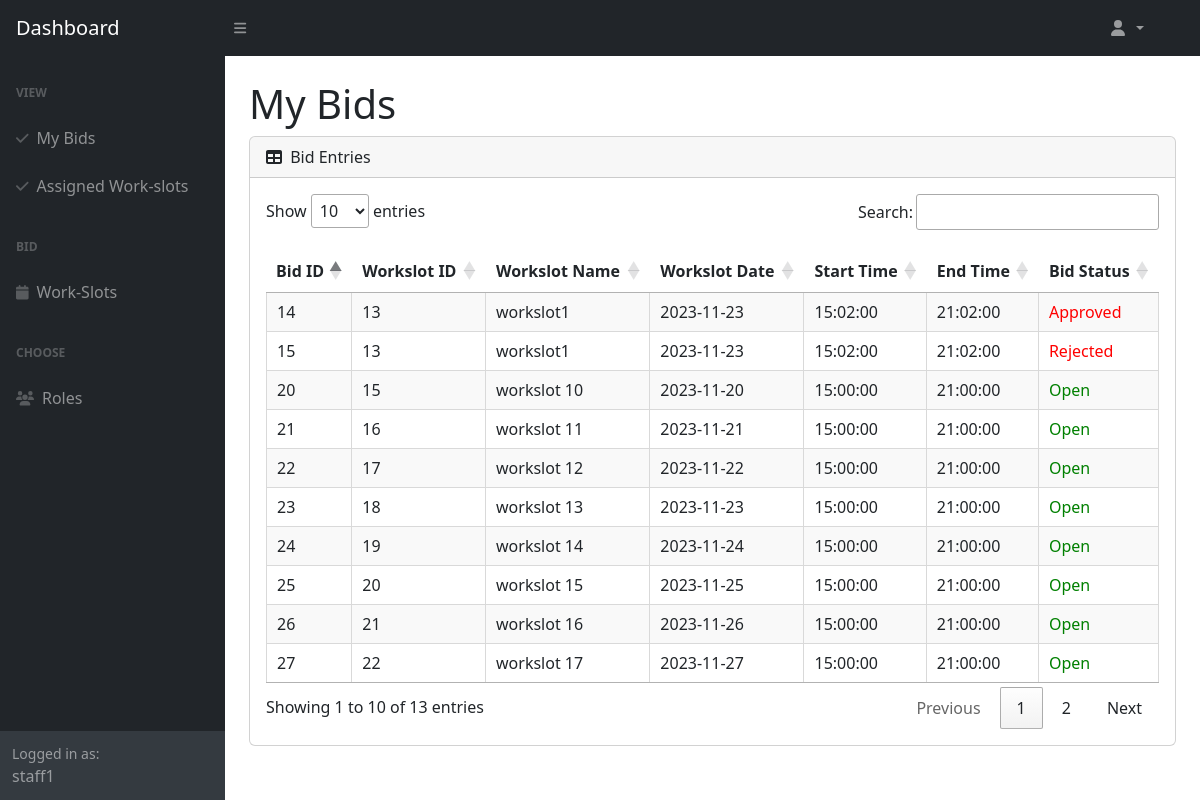
/src/Boundary/CafeStaffViewBidPage.php (signed in), run on an earlier commit of the app's database.
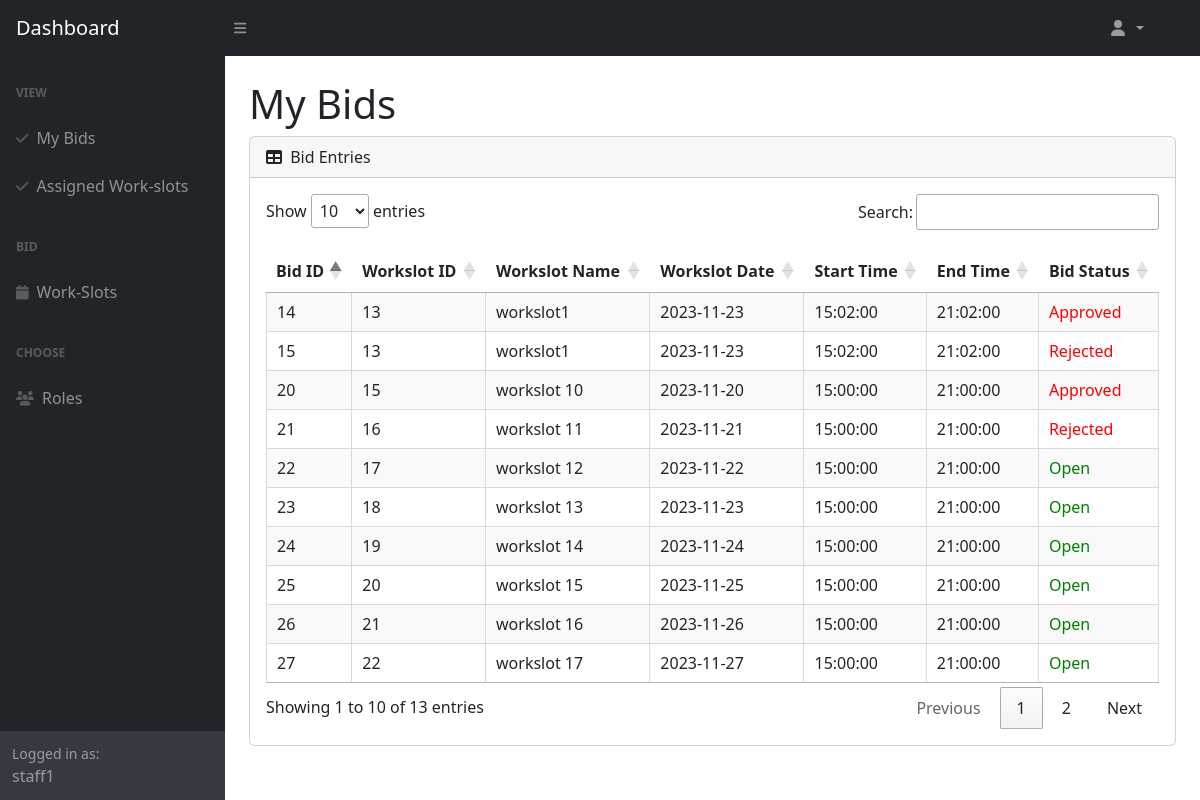
And on a later commit of the database.
### tables this page shows
CREATE TABLE `staff_bid_workslot` (
  `staff_bid_workslot_id` int(11) NOT NULL,
  `cafe_staff_id` int(11) NOT NULL,
  `workslot_id` int(11) NOT NULL,
  `bid_role` enum('Chef','Cashier','Waiter') NOT NULL,
  `bid_status` enum('Open','Approved','Rejected') NOT NULL
);

CREATE TABLE `workslot` (
  `workslot_id` int(11) NOT NULL,
  `workslot_name` varchar(255) NOT NULL,
  `chef_qty` int(11) NOT NULL DEFAULT 0,
  `cashier_qty` int(11) NOT NULL DEFAULT 0,
  `waiter_qty` int(11) NOT NULL DEFAULT 0,
  `workslot_date` date NOT NULL,
  `start_time` time NOT NULL,
  `end_time` time NOT NULL
);

### src/Entity/Bid.php (called while the page is built, shortened)
<?php
class Bid {
    public function getBidsByStaffId($cafeStaffId) {
        $DAO = new DAO();
        $connection = $DAO->get_connection();
        $sql = "SELECT `staff_bid_workslot_id`, `staff_bid_workslot`.`workslot_id`, `workslot_name`, `workslot_date`, `start_time`, `end_time`, `bid_status` FROM `staff_bid_workslot` LEFT JOIN `workslot` ON `staff_bid_workslot`.`workslot_id` = `workslot`.`workslot_id` WHERE `cafe_staff_id` = '$cafeStaffId'";
        return $connection->query($sql);
    }
}
?>

### src/Controller/CafeStaffViewBidController.php (called while the page is built)
<?php
include_once "../Entity/Bid.php";
class CafeStaffViewBidController {
    public function getBidsByStaffId($cafeStaffId) {
        $bid = new Bid();
        return $bid->getBidsByStaffId($cafeStaffId);
    }
}
?>

### src/Boundary/CafeStaffViewBidPage.php (the view, shortened to what this page needs)
<link rel="stylesheet" href="https://cdn.datatables.net/1.13.6/css/jquery.dataTables.min.css">
<link rel="stylesheet" href="https://cdn.jsdelivr.net/npm/sweetalert2@11/dist/sweetalert2.min.css">
<?php
include_once "../Controller/CafeStaffViewBidController.php";
$viewBidController = new CafeStaffViewBidController();
$myBids = $viewBidController->getBidsByStaffId($_SESSION['cafe_staff_id']);
?>
<body class="sb-nav-fixed">
    <?php
        require "CafeStaffNav.php";
    ?>
    <div id="layoutSidenav_content">
        <main>
        <div class="container-fluid px-4">
            <h1 class="mt-4">My Bids</h1>
            <div class="card mb-4">
                <div class="card-header">
                    <i class="fas fa-table me-1"></i>
                    Bid Entries
                </div>
                <div class="card-body">
                    <table class="cell-border stripe" id="dataTable" width="100%" cellspacing="0">
                        <thead>
                            <tr>
                                <th>Bid ID</th>
                                <th>Workslot ID</th>
                                <th>Workslot Name</th>
                                <th>Workslot Date</th>
                                <th>Start Time</th>
                                <th>End Time</th>
                                <th>Bid Status</th>
                            </tr>
                        </thead>
                        <tbody>
                            <?php
                            while ($bid = $myBids->fetch_assoc()) {
                                $statusStyle = ($bid['bid_status'] === 'Open') ? 'color: green;' : 'color: red;';
                                echo "<tr>
                                        <td>{$bid['staff_bid_workslot_id']}</td>
                                        <td>{$bid['workslot_id']}</td>
                                        <td>{$bid['workslot_name']}</td>
                                        <td>{$bid['workslot_date']}</td>
                                        <td>{$bid['start_time']}</td>
                                        <td>{$bid['end_time']}</td>
                                        <td style='{$statusStyle}'>{$bid['bid_status']}</td>
                                    </tr>";
                            }
                            ?>
                        </tbody>
                    </table>
                </div>
            </div>
        </div>
        </main>
    </div>
</body>

What changed in the data, as far as the page shows it:
changed staff_bid_workslot "workslot 10": bid_status "Open" → "Approved"
changed staff_bid_workslot "workslot 11": bid_status "Open" → "Rejected"
